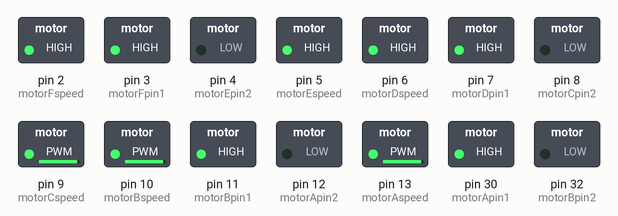
Simulated run of this sketch. Board: Arduino Mega 2560, built with avr-gcc and run on an emulated ATmega2560. Shown: switched loads named in the sketch (green lamp = pin HIGH).

Above: at 0.1 s.
Timing chart, 0 to 1.6 s (numbered marks = the images above):
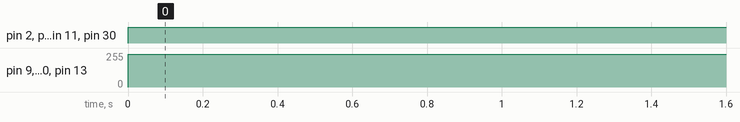

The sketch:

motor_test.ino
```cpp
int motorApin1 = 30; //IN1
int motorApin2 = 12; //IN2
int motorAspeed = 13; //ENA
int motorBpin1 = 11; //IN3
int motorBpin2 = 32; //IN4
int motorBspeed = 10; //ENB
int motorCpin1 = 34; //IN3
int motorCpin2 = 8; //IN4
int motorCspeed = 9; //ENB
int motorDpin1 = 7; //IN3
int motorDpin2 = 36; //IN4
int motorDspeed = 6; //ENB
int motorEpin1 = 38; //IN3
int motorEpin2 = 4; //IN4
int motorEspeed = 5; //ENB
int motorFpin1 = 3; //IN3
int motorFpin2 = 40; //IN4
int motorFspeed = 2; //ENB
int speed = 500; //speeds above 150


void setup() {
  // put your setup code here, to run once:
  pinMode(motorApin1, OUTPUT);
  pinMode(motorApin2, OUTPUT);
  pinMode(motorAspeed, OUTPUT);
  pinMode(motorBpin1, OUTPUT);
  pinMode(motorBpin2, OUTPUT);
  pinMode(motorBspeed, OUTPUT);
  pinMode(motorCpin1, OUTPUT);
  pinMode(motorCpin2, OUTPUT);
  pinMode(motorCspeed, OUTPUT);
  pinMode(motorDpin1, OUTPUT);
  pinMode(motorDpin2, OUTPUT);
  pinMode(motorDspeed, OUTPUT);
  pinMode(motorEpin1, OUTPUT);
  pinMode(motorEpin2, OUTPUT);
  pinMode(motorEspeed, OUTPUT);
  pinMode(motorFpin1, OUTPUT);
  pinMode(motorFpin2, OUTPUT);
  pinMode(motorFspeed, OUTPUT);
}

void loop() {
  // put your main code here, to run repeatedly:
  digitalWrite(motorApin1, HIGH);
  digitalWrite(motorApin2, LOW);
  analogWrite(motorAspeed, speed);

  digitalWrite(motorBpin1, HIGH);
  digitalWrite(motorBpin2, LOW);
  analogWrite(motorBspeed, speed);

  digitalWrite(motorCpin1, HIGH);
  digitalWrite(motorCpin2, LOW);
  analogWrite(motorCspeed, speed);

  digitalWrite(motorDpin1, HIGH);
  digitalWrite(motorDpin2, LOW);
  analogWrite(motorDspeed, speed);

  digitalWrite(motorEpin1, HIGH);
  digitalWrite(motorEpin2, LOW);
  analogWrite(motorEspeed, speed);

  digitalWrite(motorFpin1, HIGH);
  digitalWrite(motorFpin2, LOW);
  analogWrite(motorFspeed, speed);
  //delay(1000);

  //digitalWrite(motorApin1, LOW);
  //digitalWrite(motorApin2, HIGH);
  //analogWrite(motorAspeed, speed);

  //digitalWrite(motorBpin1, LOW);
  //digitalWrite(motorBpin2, HIGH);
  //analogWrite(motorBspeed, speed);

  //digitalWrite(motorCpin1, LOW);
  //digitalWrite(motorCpin2, HIGH);
  //analogWrite(motorCspeed, speed);

  //digitalWrite(motorDpin1, LOW);
  //digitalWrite(motorDpin2, HIGH);
  //analogWrite(motorDspeed, speed);

  //digitalWrite(motorEpin1, LOW);
  //digitalWrite(motorEpin2, HIGH);
  //analogWrite(motorEspeed, speed);

  //digitalWrite(motorFpin1, LOW);
  //digitalWrite(motorFpin2, HIGH);
  //analogWrite(motorFspeed, speed);
  //delay(1000);

}
```

Measured:
- by itself, pin 9 (motorCspeed), pin 10 (motorBspeed), pin 13 (motorAspeed): 0/255 → 244/255 at 0.00 s
- by itself, pin 2 (motorFspeed), pin 3 (motorFpin1), pin 5 (motorEspeed), pin 6 (motorDspeed), pin 7 (motorDpin1), pin 11 (motorBpin1), pin 30 (motorApin1): LOW → HIGH at 0.00 s
